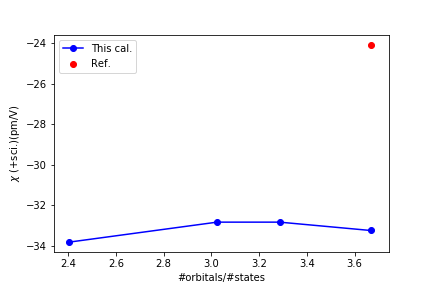

Generate this figure with Python:
#%%
import json
import numpy as np
import matplotlib.pyplot as plt

data = np.loadtxt('basis.dat')
x = data[:,1]
y = data[:,2]
plt.plot(x/84, y*2, 'o-', c='b', label = 'This cal.')
plt.xlabel('#orbitals/#states')
plt.ylabel(r'$\chi$ (+sci.)(pm/V)')
plt.scatter(308/84, -24.08, c='r', label = 'Ref.')
plt.legend()
plt.savefig('basis.png')
# plt.xlim(0,20)

